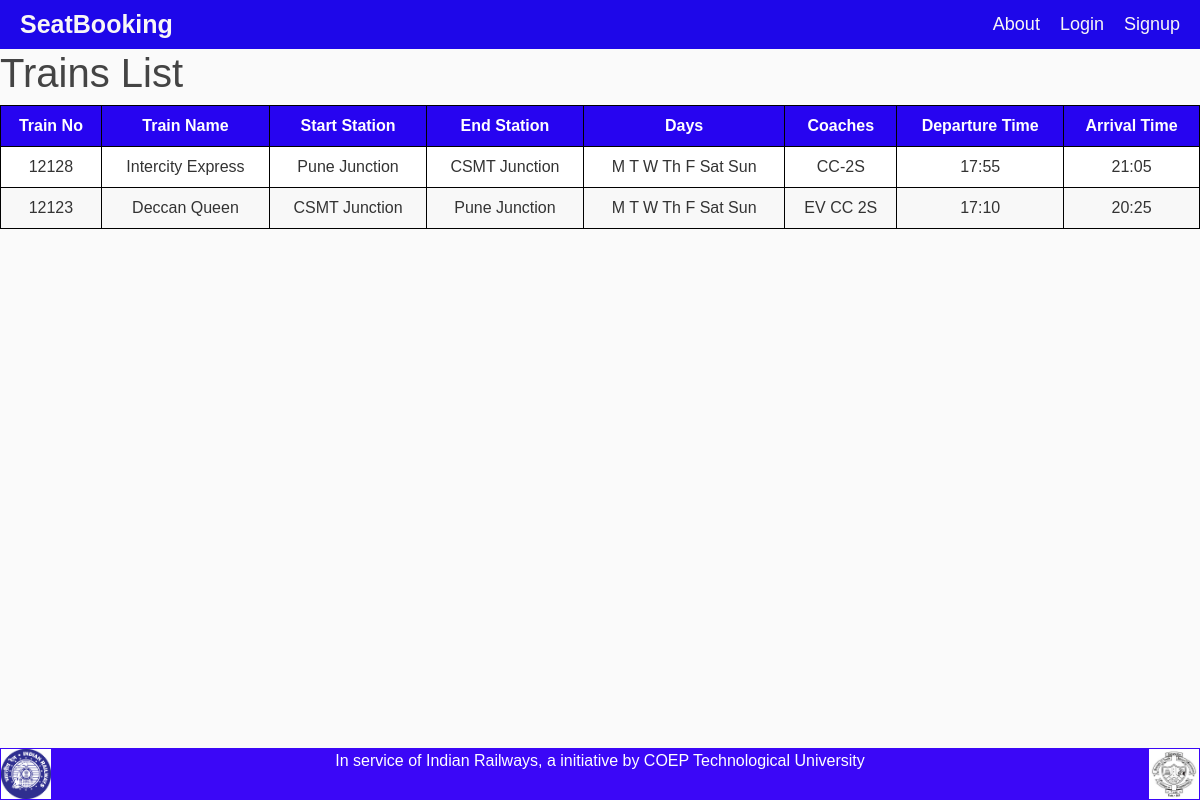
Before: /trainlist with the older database file.
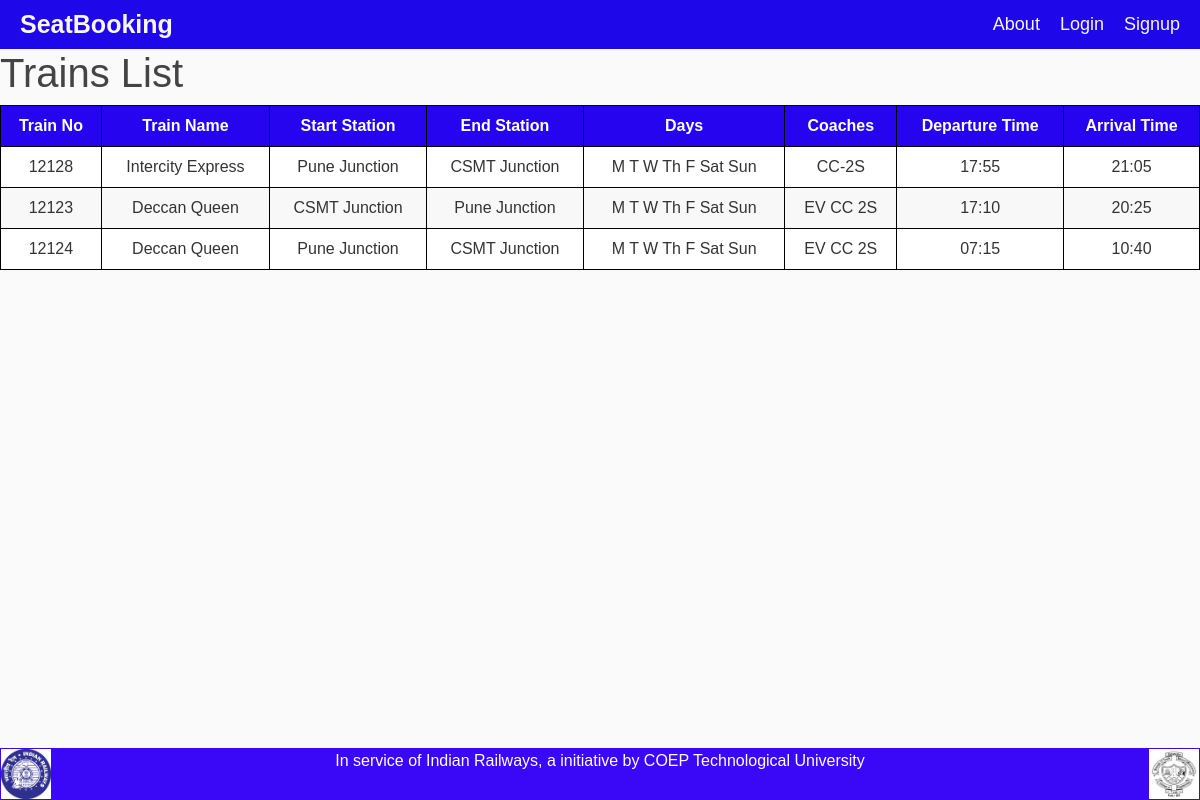
After: the same page with the newer database file.
### tut3/models.py (models this page shows, shortened)
class TrainsList(db.Model):
    id=db.Column(db.Integer,primary_key=True)
    trainno=db.Column(db.String(10),nullable=False)
    trainname=db.Column(db.String(100),nullable=False)
    startstation=db.Column(db.String(100),nullable=False)
    endstation=db.Column(db.String(100),nullable=False)
    days=db.Column(db.String(100),nullable=False)
    departuretime=db.Column(db.String(10),nullable=False)
    arrivaltime=db.Column(db.String(10),nullable=False)
    coaches=db.Column(db.String(10),nullable=False)

### tut3/routes.py (the view)
@app.route("/trainlist")
def traindetails():
    trains=TrainsList.query.all()
    return render_template('traindetails.html',trains=trains)

### tut3/templates/traindetails.html (shortened to what this page needs)
{% extends "layout.html" %}
{% block body %}
<!DOCTYPE html>
<html lang="en">
<head>
</head>
<body>
    <h1>Trains List</h1>
    <table>
        <thead>
            <tr>
                <th>Train No</th>
                <th>Train Name</th>
                <th>Start Station</th>
                <th>End Station</th>
                <th>Days</th>
                <th>Coaches</th>
                <th>Departure Time</th>
                <th>Arrival Time</th>
            </tr>
        </thead>
        <tbody>
            {% for train in trains %}
            <tr>
                <td>{{ train.trainno }}</td>
                <td>{{ train.trainname }}</td>
                <td>{{ train.startstation }}</td>
                <td>{{ train.endstation }}</td>
                <td>{{ train.days }}</td>
                <td>{{ train.coaches }}</td>
                <td>{{ train.departuretime }}</td>
                <td>{{ train.arrivaltime }}</td>
            </tr>
            {% endfor %}
        </tbody>
    </table>
</body>
</html>
{% endblock %}

### tut3/templates/layout.html (shortened to what this page needs)
<!DOCTYPE html>
<html>
<head>
<link rel="stylesheet" href="https://cdn.jsdelivr.net/npm/bootstrap@4.4.1/dist/css/bootstrap.min.css">
<link rel="stylesheet" type="text/css" href="{{ url_for('static', filename='main.css') }}">
</head>
<body>
<div class="header">
  <a href="{{url_for('welcome')}}" class="logo">SeatBooking</a>
  <div class="header-right">
  	{% if current_user.is_authenticated %}
      {% if current_user.username == 'soham_vaze' %}
        <a href="{{ url_for('logout')}}">Logout</a>
        <a href="{{ url_for('account')}}">Account</a>
        <a href="{{ url_for('traindetails') }}">Trains</a>
        <a href="{{ url_for('train_list')}}">Seat Availabilty</a>
        <a href="{{ url_for('add_train') }}">Add Train</a>
        <a href="{{ url_for('deletetrain')}}">Remove Train</a>
      {% else %}
        <a href="{{ url_for('logout')}}">Logout</a>
        <a href="{{ url_for('account')}}">Account</a>
        <a href="{{ url_for('traindetails') }}">Trains</a>
        <a href="{{ url_for('train_list')}}">Seat Availabilty</a>
      {% endif %}
  	{% else %}
    	<a href="{{ url_for('about_us')}}">About</a>
    	<a href="{{ url_for('login')}}">Login</a>
    	<a href="{{ url_for('signup')}}">Signup</a>
    {% endif %}
  </div>
</div>
</body>
</html>
{% block body %} {% endblock %}
<!DOCTYPE html>
<html lang="en">
<head>
</head>
<body>
    <footer>
        <div>
          <img align="left" src="{{ url_for('static', filename='raillogo.png') }}" alt="Rail Logo" width="75" height="75">
          <img align="right"  src="{{ url_for('static',filename='coeplogo.jpeg') }}" alt="Coep Logo" width="75" height="75">
          <p>In service of Indian Railways, a initiative by COEP Technological University</p>
        </div>
    </footer>
</body>
</html>

### tut3/static/main.css (style rules this page uses)
body { background: #fafafa; color: #333333; margin-top: 5rem; }
h1, h2, h3, h4, h5, h6 { color: #444444; }

### tut3/templates/traindetails.html (style rules this page uses)
table { border-collapse: collapse; width: 100%; }
th, td { border: 1px solid black; padding: 8px; text-align: center; }
th { background-color: #2704f0; color: #ffffff; }
tr:nth-child(even) { background-color: #F8F8F8; }
tr:nth-child(odd) { background-color: #ffffff; }

### tut3/templates/layout.html (style rules this page uses)
footer { text-align: center; background-color: #3b07f7; color: white; padding: 1px; position: fixed; bottom: 0; width: 100%; }
footer img { display: block; margin: 0 auto; width: 50px; height: 50px; }

Changed rows visible on the page:
added TrainsList: trainno "12124", trainname "Deccan Queen", startstation "Pune Junction", endstation "CSMT Junction", days "M T W Th F Sat Sun", coaches "EV CC 2S", departuretime "07:15", arrivaltime "10:40"
